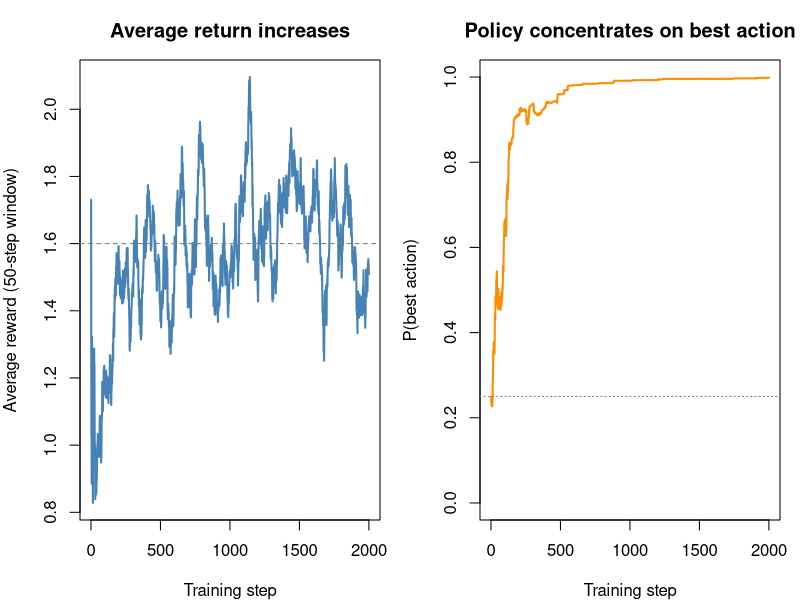

Reproduce this figure in R.
## ---- chunk 1
#| include: false
suppressPackageStartupMessages(library(tidyverse))
## ---- chunk 2
methods <- data.frame(
  Method = c("Q-learning (value-based)", "REINFORCE", "REINFORCE + baseline",
             "A2C (actor-critic)", "PPO (actor-critic)"),
  `Learns` = c("Action values Q", "Policy only", "Policy + value baseline",
               "Policy + critic", "Policy + critic"),
  `Action space` = c("Discrete", "Discrete or continuous",
                      "Discrete or continuous", "Discrete or continuous",
                      "Discrete or continuous"),
  `Gradient variance` = c("n/a (no policy gradient)", "Very high", "High",
                          "Lower (bootstrapped)", "Lower (bootstrapped)"),
  `Bias` = c("Low (tabular)", "Unbiased", "Unbiased", "Biased (TD)",
             "Biased (TD)"),
  `Update stability` = c("Can be unstable with approximation",
                         "Erratic", "Better", "Good", "Strong (clipped)"),
  check.names = FALSE
)
knitr::kable(
  methods,
  caption = "Comparison of value-based and policy-based reinforcement learning methods along the axes that drive method choice."
)
## ---- chunk 3
hp <- data.frame(
  Hyperparameter = c("Number of actions (K)", "True reward means",
                     "Reward noise (sd)", "Learning rate (alpha)",
                     "Baseline", "Training steps", "Random seed"),
  Value = c("4", "0.2, 0.5, 1.0, 1.6", "1.0",
            "0.1", "running mean reward", "2000", "42"),
  Role = c("Size of the action set",
           "Hidden payoffs; action 4 is best",
           "Stochasticity of each reward",
           "Step size for gradient ascent",
           "Variance reduction (subtracted from reward)",
           "Number of policy-gradient updates",
           "Reproducibility"),
  check.names = FALSE
)
knitr::kable(
  hp,
  caption = "Hyperparameters for the REINFORCE softmax-bandit demonstration."
)
## ---- chunk 4
set.seed(42)

K          <- 4                       # number of actions
mu         <- c(0.2, 0.5, 1.0, 1.6)   # hidden mean rewards (action 4 best)
reward_sd  <- 1.0                     # reward noise
alpha      <- 0.1                     # learning rate
n_steps    <- 2000                    # number of updates

softmax <- function(theta) {
  z <- theta - max(theta)             # subtract max for numerical stability
  ex <- exp(z)
  ex / sum(ex)
}

theta    <- rep(0, K)                 # preferences: uniform policy at start
baseline <- 0                         # running-mean baseline
returns  <- numeric(n_steps)          # reward received at each step
probs_best <- numeric(n_steps)        # probability mass on the best action

for (t in seq_len(n_steps)) {
  p <- softmax(theta)                 # current policy
  a <- sample.int(K, size = 1, prob = p)        # sample an action
  r <- rnorm(1, mean = mu[a], sd = reward_sd)   # observe a noisy reward

  # Score function for softmax: indicator(a) - p
  grad_logp     <- -p
  grad_logp[a]  <- grad_logp[a] + 1

  # REINFORCE update with baseline: theta <- theta + alpha * (r - b) * score
  theta <- theta + alpha * (r - baseline) * grad_logp

  # Update running-mean baseline
  baseline <- baseline + (r - baseline) / t

  returns[t]    <- r
  probs_best[t] <- p[which.max(mu)]
}

# Smooth the noisy per-step reward with a trailing moving average
moving_avg <- function(x, w = 50) {
  n <- length(x)
  out <- rep(NA_real_, n)
  cs <- cumsum(x)
  for (i in seq_len(n)) {
    lo <- max(1, i - w + 1)
    out[i] <- (cs[i] - if (lo > 1) cs[lo - 1] else 0) / (i - lo + 1)
  }
  out
}
avg_return <- moving_avg(returns, w = 50)

final_policy <- softmax(theta)
cat("Final policy (action probabilities):\n")
print(round(final_policy, 3))
cat(sprintf("\nProbability on best action (action %d): %.3f\n",
            which.max(mu), final_policy[which.max(mu)]))
## ---- chunk 5
op <- par(mfrow = c(1, 2), mar = c(4, 4, 3, 1))

plot(avg_return, type = "l", col = "steelblue", lwd = 2,
     xlab = "Training step", ylab = "Average reward (50-step window)",
     main = "Average return increases")
abline(h = max(mu), lty = 2, col = "grey50")

plot(probs_best, type = "l", col = "darkorange", lwd = 2,
     ylim = c(0, 1),
     xlab = "Training step", ylab = "P(best action)",
     main = "Policy concentrates on best action")
abline(h = 1 / K, lty = 3, col = "grey50")   # uniform starting probability

par(op)
